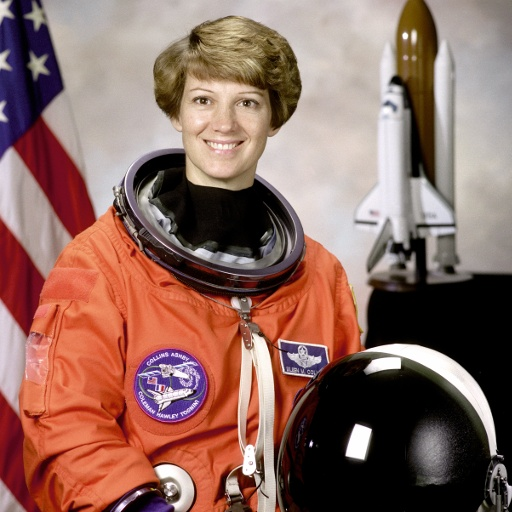
#> input picture imagem_escolhida.jpg, 512 x 512 px
$ jupyter execute processamento_img_quantizacao.ipynb
#> lines starting #> are read from the running program, lines starting #| are printed output that depends on the picture; after the words box and inside, x2 and y2 are one past the last pixel; in counts of white or black regions, pixels touching at a corner belong together
# Quantização de Imagens em Tons de Cinza

Neste notebook, com base no material desenvolvido em sala, carregamos uma imagem, convertemos para tons de cinza e geramos versões quantizadas com diferentes quantidades de bits (1, 2, 4 e 8 bits), implementando a quantização manualmente com NumPy.

[cell 1]
import cv2 # OpenCV
import numpy as np # Funções matemáticas
import matplotlib.pyplot as plt # Exibição das imagens
from google.colab import files

## 1. Carregando a imagem escolhida

Foi escolhida a imagem `imagem_escolhida.jpg` (foto da astronauta Eileen Collins).

[cell 2]
arquivo = files.upload()
#> the answer given: imagem_escolhida.jpg

[cell 3]
img_bgr = cv2.imread('imagem_escolhida.jpg')
#> img_bgr is the input picture: shape (512, 512, 3); mean B, G, R 96.5, 105.8, 141.5
img_rgb = cv2.cvtColor(img_bgr, cv2.COLOR_BGR2RGB)
img_gray = cv2.cvtColor(img_bgr, cv2.COLOR_BGR2GRAY)
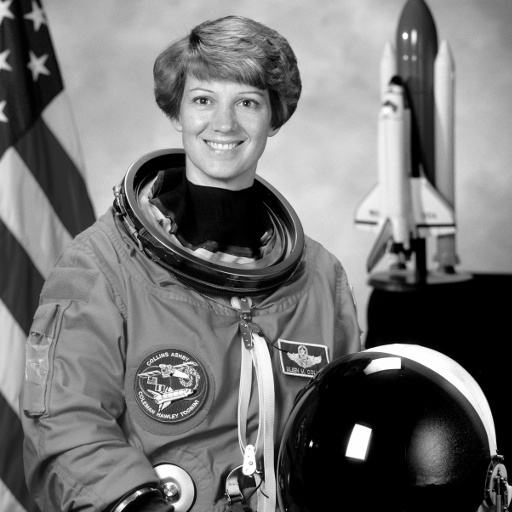
#> img_gray: shape (512, 512); min 0, max 255, mean 115.4

plt.figure(figsize=(5,5))
plt.imshow(img_gray, cmap='gray')
plt.title('Imagem original em tons de cinza')
plt.axis('off')
plt.show()

## 2. Implementando a quantização com NumPy

A quantização consiste em reduzir a quantidade de níveis de intensidade da imagem. Para uma imagem com `n` bits por pixel, temos `2**n` níveis possíveis.

A ideia da implementação é:
1. Calcular o "fator" de agrupamento: `256 // niveis` (quantos valores de 0-255 caem em cada nível quantizado);
2. Usar divisão inteira (`//`) para descobrir em qual nível cada pixel se encaixa;
3. Multiplicar de volta pelo fator, obtendo o valor representativo daquele nível.

Tudo isso é feito apenas com operações aritméticas sobre o array NumPy da imagem, sem usar nenhuma função pronta de quantização.

[cell 4]
def quantizar(img, bits):
#> called with bits = 1
    niveis = 2 ** bits              # quantidade de níveis de intensidade
    fator = 256 // niveis           # tamanho de cada "faixa" de intensidade

    # divisão inteira: descobre em qual faixa (nível) cada pixel se encaixa
    # e multiplica de volta pelo fator para obter o valor representativo do nível
    img_quant = (img.astype(np.uint16) // fator) * fator
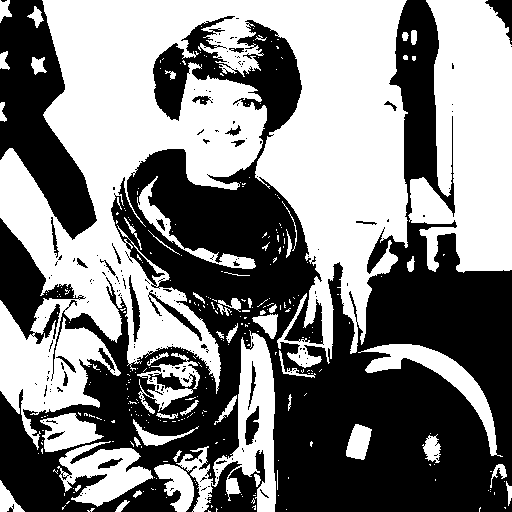
#> img_quant: shape (512, 512) uint16; values 0 (black) and 128 (white), 50.8% white; 190 black regions (163 under 20 px), largest, box (x1, y1, x2, y2) and area: (0, 0, 512, 512) 108811, (0, 0, 97, 240) 11163, (0, 218, 86, 344) 3901

    return img_quant.astype(np.uint8)

# Gerando as versões quantizadas
img_1bit = quantizar(img_gray, 1)   # 2 níveis
img_2bit = quantizar(img_gray, 2)   # 4 níveis
#> call 2 of quantizar, with bits = 2
#> in quantizar (call 2), `img_quant = (img.astype(np.uint16) // fator) * fator`:
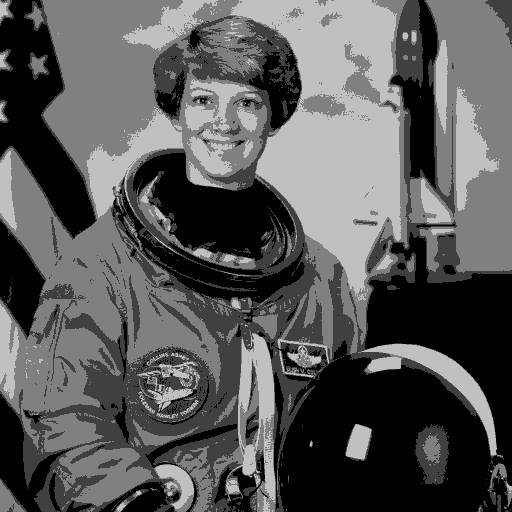
#> img_quant: shape (512, 512) uint16; min 0, max 192, mean 89.2
img_4bit = quantizar(img_gray, 4)   # 16 níveis
img_8bit = quantizar(img_gray, 8)   # 256 níveis (praticamente igual à original)

## 3. Exibindo a imagem original e as versões quantizadas

[cell 5]
fig, ax = plt.subplots(1, 5, figsize=(18, 4))

ax[0].imshow(img_gray, cmap='gray', vmin=0, vmax=255)
ax[0].set_title('Original\n(8 bits - 256 níveis)')
ax[0].axis('off')

ax[1].imshow(img_1bit, cmap='gray', vmin=0, vmax=255)
ax[1].set_title('1 bit\n(2 níveis)')
ax[1].axis('off')

ax[2].imshow(img_2bit, cmap='gray', vmin=0, vmax=255)
ax[2].set_title('2 bits\n(4 níveis)')
ax[2].axis('off')

ax[3].imshow(img_4bit, cmap='gray', vmin=0, vmax=255)
ax[3].set_title('4 bits\n(16 níveis)')
ax[3].axis('off')

ax[4].imshow(img_8bit, cmap='gray', vmin=0, vmax=255)
ax[4].set_title('8 bits\n(256 níveis)')
ax[4].axis('off')

plt.tight_layout()
plt.savefig('quantizacao.png', dpi=150, bbox_inches='tight')
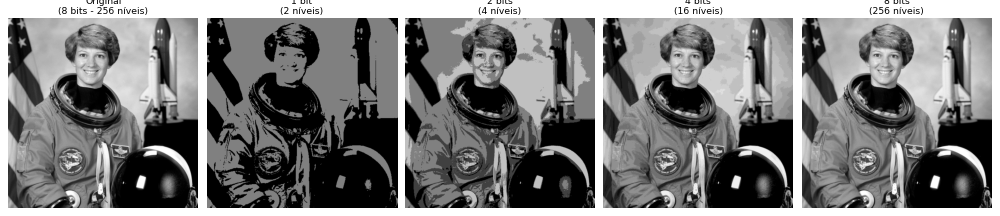
#> figure drawn by matplotlib, 5 panels
plt.show()

$ run again, with quantizacao.png saved as imagem_escolhida.jpg
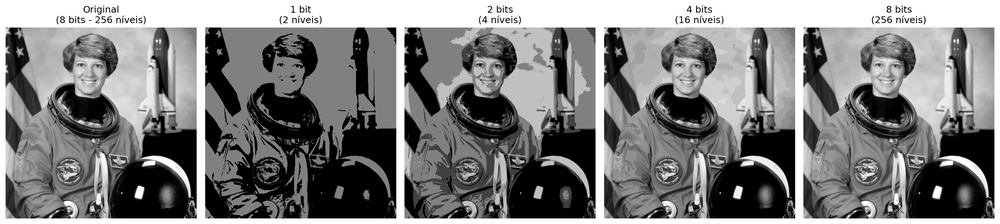
#> input picture quantizacao.png, 1000 x 224 px, shrunk from 2685 x 602 before the run
#> img_bgr is the input picture: shape (224, 1000, 3); min 0, max 255, mean 126.7
#> in quantizar, `img_quant = (img.astype(np.uint16) // fator) * fator`:
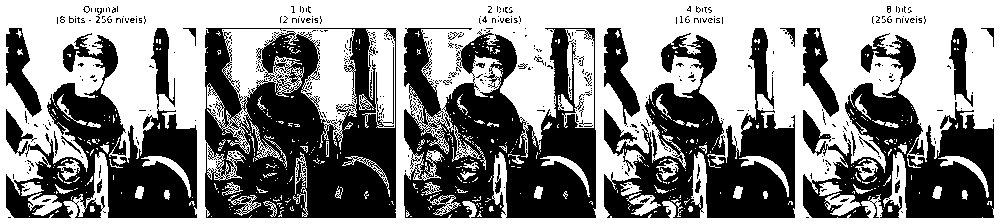
#> img_quant: shape (224, 1000) uint16; values 0 (black) and 128 (white), 54.1% white; 492 black regions (459 under 20 px), largest, box (x1, y1, x2, y2) and area: (205, 28, 396, 218) 24005, (404, 28, 596, 218) 21863, (604, 28, 795, 218) 17212
#> in quantizar (call 2), `img_quant = (img.astype(np.uint16) // fator) * fator`:
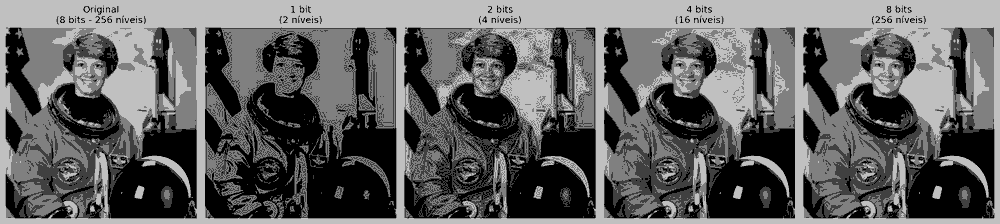
#> img_quant: shape (224, 1000) uint16; min 0, max 192, mean 97.8
